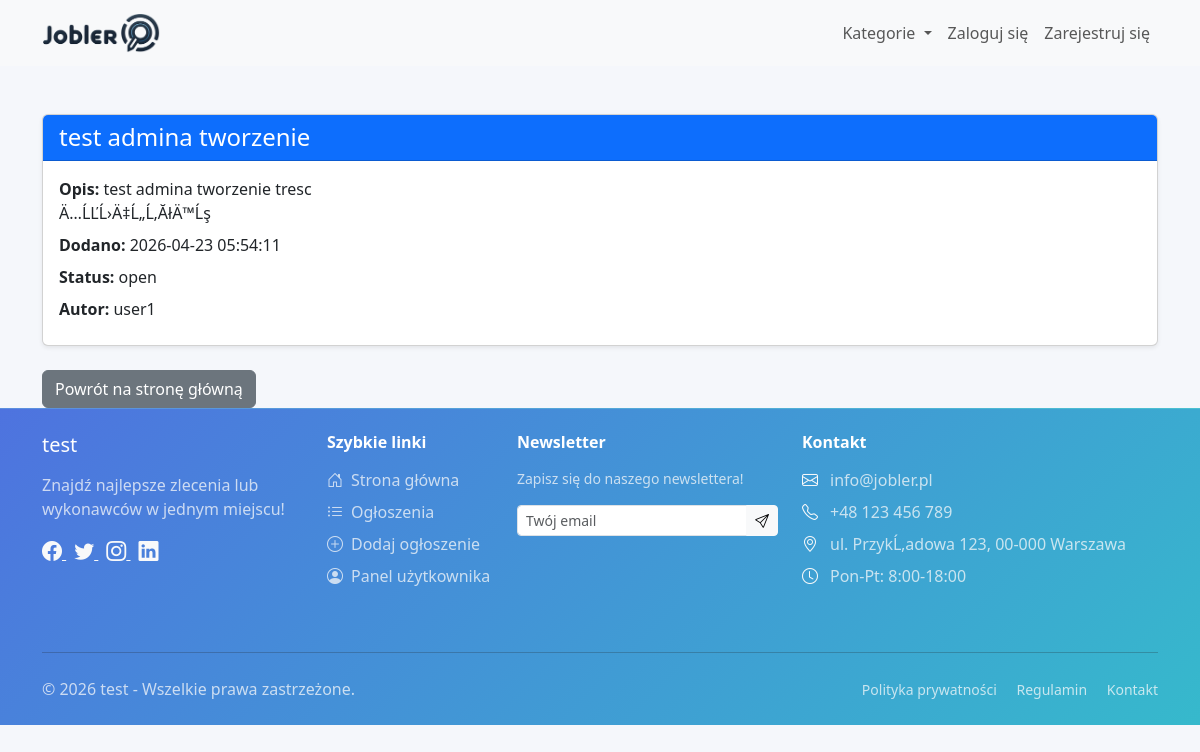
The app's page /views/job/view.php?id=12 with its own data.
### tables this page shows
CREATE TABLE `site_settings` (
  `id` int(11) NOT NULL,
  `title` varchar(255) NOT NULL,
  `logo` varchar(255) NOT NULL,
  `categories` text DEFAULT NULL,
  `meta_description` text DEFAULT NULL,
  `meta_keywords` text DEFAULT NULL,
  `max_ads` int(11) DEFAULT 10,
  `promotion_fee` decimal(10,2) DEFAULT 10.00,
  `facebook_url` varchar(255) DEFAULT NULL,
  `twitter_url` varchar(255) DEFAULT NULL,
  `instagram_url` varchar(255) DEFAULT NULL,
  `linkedin_url` varchar(255) DEFAULT NULL,
  `contact_email` varchar(255) DEFAULT NULL,
  `contact_phone` varchar(50) DEFAULT NULL,
  `contact_address` text DEFAULT NULL,
  `business_hours` varchar(255) DEFAULT NULL,
  `created_at` timestamp NOT NULL DEFAULT current_timestamp(),
  `updated_at` timestamp NOT NULL DEFAULT current_timestamp() ON UPDATE current_timestamp(),
  `allow_registration` tinyint(1) NOT NULL DEFAULT 0,
  `smtp_server` varchar(255) DEFAULT NULL,
  `smtp_port` int(11) DEFAULT NULL,
  `smtp_username` varchar(255) DEFAULT NULL,
  `smtp_password` varchar(255) DEFAULT NULL,
  `default_language` varchar(10) NOT NULL DEFAULT 'pl',
  `layout_variant` varchar(50) NOT NULL DEFAULT 'classic',
  `company_name` varchar(255) DEFAULT NULL,
  `company_tax_id` varchar(50) DEFAULT NULL,
  `company_addresses` text DEFAULT NULL,
  `company_emails` text DEFAULT NULL,
  `company_phones` text DEFAULT NULL,
  `favicon` varchar(255) DEFAULT NULL,
  `meta_title` varchar(255) DEFAULT NULL,
  `copyright_text` text DEFAULT NULL,
  `maintenance_mode` tinyint(1) NOT NULL DEFAULT 0,
  `maintenance_message` text DEFAULT NULL,
  `email_templates` mediumtext DEFAULT NULL,
  `sitemap_enabled` tinyint(1) NOT NULL DEFAULT 1,
  `sitemap_last_generated` datetime DEFAULT NULL,
  `last_system_backup` varchar(255) DEFAULT NULL,
  `last_database_backup` varchar(255) DEFAULT NULL
);

CREATE TABLE `jobs` (
  `id` int(11) NOT NULL,
  `user_id` int(11) NOT NULL,
  `title` varchar(255) NOT NULL,
  `description` text NOT NULL,
  `status` enum('open','in_progress','closed') NOT NULL DEFAULT 'open',
  `created_at` timestamp NOT NULL DEFAULT current_timestamp(),
  `updated_at` timestamp NOT NULL DEFAULT current_timestamp() ON UPDATE current_timestamp(),
  `points_required` int(11) NOT NULL DEFAULT 1,
  `category_id` int(11) DEFAULT NULL,
  `executor_id` int(11) DEFAULT NULL
);

CREATE TABLE `users` (
  `id` int(11) NOT NULL,
  `email` varchar(255) NOT NULL,
  `password` varchar(255) NOT NULL,
  `role` enum('user','executor','admin') NOT NULL DEFAULT 'user',
  `created_at` timestamp NOT NULL DEFAULT current_timestamp(),
  `email_verified_at` datetime DEFAULT NULL,
  `last_login` datetime DEFAULT NULL,
  `last_activity` datetime DEFAULT NULL,
  `name` varchar(255) NOT NULL,
  `username` varchar(255) NOT NULL,
  `updated_at` timestamp NOT NULL DEFAULT current_timestamp() ON UPDATE current_timestamp(),
  `registration_ip` varchar(45) DEFAULT NULL,
  `user_agent` varchar(500) DEFAULT NULL,
  `last_login_ip` varchar(45) DEFAULT NULL,
  `status` enum('active','inactive') DEFAULT 'active',
  `phone` varchar(15) DEFAULT NULL,
  `account_balance` int(11) NOT NULL DEFAULT 0,
  `avatar` varchar(255) DEFAULT NULL,
  `need_change` tinyint(1) NOT NULL DEFAULT 0,
  `newsletter_subscription` tinyint(1) DEFAULT 0
);

### models/Database.php (called while the page is built, shortened)
<?php
class Database {
    private static $pdo;
    public static function getConnection() {
        if (self::$pdo == null) {
            try {
                self::$pdo = new PDO(
                    'mysql:host=localhost;dbname=jobler',
                    'root',
                    ''
                );
                self::$pdo->setAttribute(PDO::ATTR_ERRMODE, PDO::ERRMODE_EXCEPTION);
                self::$pdo->setAttribute(PDO::ATTR_DEFAULT_FETCH_MODE, PDO::FETCH_ASSOC);
            } catch (PDOException $e) {
                die("Connection failed: " . $e->getMessage());
            }
        }
        return self::$pdo;
    }
}
?>

### models/SiteSettings.php (called while the page is built, shortened)
<?php
include_once('Database.php');
class SiteSettings {
    private $pdo;
    public function __construct($pdo = null) {
        $this->pdo = $pdo ?: Database::getConnection();
    }
    private function ensureSettingsColumns() {
        $stmt = $this->pdo->query("SHOW COLUMNS FROM site_settings");
        $existingColumns = $stmt ? $stmt->fetchAll(PDO::FETCH_COLUMN) : [];
    }
    public function getSettings() {
        $this->ensureSettingsColumns();
        $query = $this->pdo->query("SELECT * FROM site_settings LIMIT 1");
        $result = $query->fetch(PDO::FETCH_ASSOC);
        return $result;
    }
    public function formatCopyrightText($settings = null) {
        $settings = $settings ?: $this->getSettings();
        $template = trim((string)($settings['copyright_text'] ?? ''));
        $template = html_entity_decode($template, ENT_QUOTES, 'UTF-8');
        return strtr($template, [
            '{year}' => date('Y'),
            '{site_title}' => $settings['title'] ?? 'System Zleceń',
        ]);
    }
}
?>

### models/Job.php (called while the page is built, shortened)
<?php
include_once('Database.php');
class Job {
    private $pdo;
    public function __construct() {
        $this->pdo = Database::getConnection();
    }
    public function getJobDetails($jobId) {
        $sql = "SELECT jobs.*, users.name as user_name
                FROM jobs
                LEFT JOIN users ON jobs.user_id = users.id
                WHERE jobs.id = :job_id";
        $stmt = $this->pdo->prepare($sql);
        $stmt->bindParam(':job_id', $jobId, PDO::PARAM_INT);
        $stmt->execute();
        return $stmt->fetch(PDO::FETCH_ASSOC);
    }
}
?>

### views/job/view.php (the view, shortened to what this page needs)
<?php
require_once '../../config/config.php';
include_once('../../models/Job.php');
$jobModel = new Job();
$jobId = isset($_GET['id']) ? intval($_GET['id']) : 0;
$job = $jobModel->getJobDetails($jobId);
?>
<!DOCTYPE html>
<html lang="pl">
<head>
    <link href="https://cdn.jsdelivr.net/npm/bootstrap@5.3.3/dist/css/bootstrap.min.css" rel="stylesheet">
	<link rel="stylesheet" href="https://cdn.jsdelivr.net/npm/bootstrap-icons@1.11.3/font/bootstrap-icons.min.css">
    <link rel="stylesheet" href="/css/style.css">
</head>
<body>
    <?php include '../../templates/navbar.php'; ?>
    <div class="container mt-5">
        <div class="card shadow-sm">
            <div class="card-header bg-primary text-white">
                <h2 class="h4 mb-0"><?= htmlspecialchars($job['title']) ?></h2>
            </div>
            <div class="card-body">
                <p class="mb-2"><strong>Opis:</strong> <?= nl2br(htmlspecialchars($job['description'])) ?></p>
                <p class="mb-2"><strong>Dodano:</strong> <?= htmlspecialchars($job['created_at']) ?></p>
                <p class="mb-2"><strong>Status:</strong> <?= htmlspecialchars($job['status']) ?></p>
                <p class="mb-2"><strong>Autor:</strong> <?= htmlspecialchars($job['user_name'] ?? 'Nieznany') ?></p>
            </div>
        </div>
        <div class="mt-4">
            <a href="/" class="btn btn-secondary">Powrót na stronę główną</a>
        </div>
    </div>
    <?php include '../../templates/footer.php'; ?>
</body>
</html>

### templates/navbar.php (shortened to what this page needs)
<?php
require_once __DIR__ . '/../models/SiteSettings.php';
$siteSettingsModel = new SiteSettings();
$siteSettings = $siteSettingsModel->getSettings();
$logo = $siteSettings['logo'] ?? 'logo.png';
$siteTitle = $siteSettings['title'] ?? 'Jobler';
?>
<nav class="navbar navbar-expand-lg navbar-light bg-light">
  <div class="container">
    <a class="navbar-brand" href="/">
      <img src="../../img/<?= htmlspecialchars($logo) ?>" alt="<?= htmlspecialchars($siteTitle) ?>" style="height: 40px;">
    </a>
    <div class="collapse navbar-collapse" id="navbarNav">
      <ul class="navbar-nav ms-auto">
        <li class="nav-item dropdown">
          <a class="nav-link dropdown-toggle" href="#" id="categoryDropdown" role="button" data-bs-toggle="dropdown" aria-expanded="false">
            Kategorie
          </a>
        </li>
        <?php if (isset($_SESSION['user_id'])): ?>
          <li class="nav-item">
            <a class="nav-link" href="../../views/user/dashboard.php">Panel użytkownika</a>
          </li>
          <?php if (isset($_SESSION['user_role']) && $_SESSION['user_role'] === 'admin'): ?>
            <li class="nav-item">
              <a class="nav-link" href="../../views/admin/dashboard.php">Panel Administracyjny</a>
            </li>
          <?php endif; ?>
          <?php if (isset($_SESSION['user_role']) && $_SESSION['user_role'] === 'executor'): ?>
            <li class="nav-item">
              <a class="nav-link" href="../../views/executor/dashboard.php">Dashboard Wykonawcy</a>
            </li>
          <?php endif; ?>
          <li class="nav-item">
            <a class="nav-link" href="../../logout.php">Wyloguj</a>
          </li>
        <?php else: ?>
          <li class="nav-item">
            <a class="nav-link" href="../../login.php">Zaloguj się</a>
          </li>
          <li class="nav-item">
            <a class="nav-link" href="../../register.php">Zarejestruj się</a>
          </li>
        <?php endif; ?>
      </ul>
    </div>
  </div>
</nav>

### templates/footer.php (shortened to what this page needs)
<?php
require_once __DIR__ . '/../models/SiteSettings.php';
$siteSettingsModel = new SiteSettings();
$siteSettings = $siteSettingsModel->getSettings();
$siteTitle = $siteSettings['title'] ?? 'Jobler';
$copyrightText = $siteSettingsModel->formatCopyrightText($siteSettings);
?>
<footer class="footer mt-auto py-4" style="background: linear-gradient(135deg, var(--primary-color) 0%, var(--accent-color) 100%);">
    <div class="container">
        <div class="row">
            <div class="col-lg-3 col-md-6 mb-4">
                <div class="footer-brand d-flex align-items-center mb-3">
                    <h5 class="text-white mb-0"><?= htmlspecialchars($siteTitle) ?></h5>
                </div>
                <p class="text-light opacity-75">Znajdź najlepsze zlecenia lub wykonawców w jednym miejscu!</p>
                <div class="social-icons mt-3">
                    <?php if (!empty($siteSettings['facebook_url'])): ?>
                    <a href="<?= htmlspecialchars($siteSettings['facebook_url']) ?>" class="text-light me-2" aria-label="Facebook" target="_blank">
                        <i class="bi bi-facebook fs-5"></i>
                    </a>
                    <?php endif; ?>
                    <?php if (!empty($siteSettings['twitter_url'])): ?>
                    <a href="<?= htmlspecialchars($siteSettings['twitter_url']) ?>" class="text-light me-2" aria-label="Twitter" target="_blank">
                        <i class="bi bi-twitter fs-5"></i>
                    </a>
                    <?php endif; ?>
                    <?php if (!empty($siteSettings['instagram_url'])): ?>
                    <a href="<?= htmlspecialchars($siteSettings['instagram_url']) ?>" class="text-light me-2" aria-label="Instagram" target="_blank">
                        <i class="bi bi-instagram fs-5"></i>
                    </a>
                    <?php endif; ?>
                    <?php if (!empty($siteSettings['linkedin_url'])): ?>
                    <a href="<?= htmlspecialchars($siteSettings['linkedin_url']) ?>" class="text-light" aria-label="LinkedIn" target="_blank">
                        <i class="bi bi-linkedin fs-5"></i>
                    </a>
                    <?php endif; ?>
                </div>
            </div>
            <div class="col-lg-2 col-md-6 mb-4">
                <h6 class="text-white mb-3 fw-bold">Szybkie linki</h6>
                <ul class="list-unstyled">
                    <li class="mb-2">
                        <a href="/" class="text-light text-decoration-none opacity-75 hover-opacity-100">
                            <i class="bi bi-house-door me-2"></i>Strona główna
                        </a>
                    </li>
                    <li class="mb-2">
                        <a href="/views/job/list.php" class="text-light text-decoration-none opacity-75 hover-opacity-100">
                            <i class="bi bi-list-ul me-2"></i>Ogłoszenia
                        </a>
                    </li>
                    <li class="mb-2">
                        <a href="/views/job/add.php" class="text-light text-decoration-none opacity-75 hover-opacity-100">
                            <i class="bi bi-plus-circle me-2"></i>Dodaj ogłoszenie
                        </a>
                    </li>
                    <li class="mb-2">
                        <a href="/views/user/dashboard.php" class="text-light text-decoration-none opacity-75 hover-opacity-100">
                            <i class="bi bi-person-circle me-2"></i>Panel użytkownika
                        </a>
                    </li>
                </ul>
            </div>
<div class="col-lg-3 col-md-6 mb-4">
    <h6 class="text-white mb-3 fw-bold">Newsletter</h6>
    <p class="text-light opacity-75 small">Zapisz się do naszego newslettera!</p>
    <form id="newsletterForm">
        <div class="input-group">
            <input type="email" name="email" class="form-control form-control-sm" placeholder="Twój email" aria-label="Email" required>
            <button class="btn btn-light btn-sm" type="submit">
                <i class="bi bi-send"></i>
            </button>
        </div>
    </form>
</div>
            <div class="col-lg-4 col-md-6 mb-4">
                <h6 class="text-white mb-3 fw-bold">Kontakt</h6>
                <div class="contact-info">
                    <?php if (!empty($siteSettings['contact_email'])): ?>
                    <div class="d-flex align-items-center mb-2">
                        <i class="bi bi-envelope text-light me-2"></i>
                        <span class="text-light opacity-75"><?= htmlspecialchars($siteSettings['contact_email']) ?></span>
                    </div>
                    <?php endif; ?>
                    <?php if (!empty($siteSettings['contact_phone'])): ?>
                    <div class="d-flex align-items-center mb-2">
                        <i class="bi bi-telephone text-light me-2"></i>
                        <span class="text-light opacity-75"><?= htmlspecialchars($siteSettings['contact_phone']) ?></span>
                    </div>
                    <?php endif; ?>
                    <?php if (!empty($siteSettings['contact_address'])): ?>
                    <div class="d-flex align-items-center mb-2">
                        <i class="bi bi-geo-alt text-light me-2"></i>
                        <span class="text-light opacity-75"><?= htmlspecialchars($siteSettings['contact_address']) ?></span>
                    </div>
                    <?php endif; ?>
                    <?php if (!empty($siteSettings['business_hours'])): ?>
                    <div class="d-flex align-items-center mb-2">
                        <i class="bi bi-clock text-light me-2"></i>
                        <span class="text-light opacity-75"><?= htmlspecialchars($siteSettings['business_hours']) ?></span>
                    </div>
                    <?php endif; ?>
                </div>
            </div>
        </div>
        <hr class="my-4 bg-light opacity-25">
        <div class="row align-items-center">
            <div class="col-md-6">
                <p class="text-light opacity-75 mb-0">
                    <?= htmlspecialchars($copyrightText, ENT_QUOTES, 'UTF-8') ?>
                </p>
            </div>
            <div class="col-md-6 text-md-end">
                <div class="footer-links">
                    <a href="/polityka-prywatnosci" class="text-light text-decoration-none opacity-75 hover-opacity-100 me-3 small">
                        Polityka prywatności
                    </a>
                    <a href="/regulamin" class="text-light text-decoration-none opacity-75 hover-opacity-100 me-3 small">
                        Regulamin
                    </a>
                    <a href="/kontakt" class="text-light text-decoration-none opacity-75 hover-opacity-100 small">
                        Kontakt
                    </a>
                </div>
            </div>
        </div>
    </div>
</footer>
</body>
</html>

### css/style.css (style rules this page uses)
:root { --primary-color: #4e73df; --secondary-color: #f8f9fc; --accent-color: #36b9cc; --text-dark: #5a5c69; --border-radius: 12px; }
body { background-color: #f5f7fb; font-family: 'Segoe UI', Tahoma, Geneva, Verdana, sans-serif; }
.footer { background: linear-gradient(135deg, var(--primary-color) 0%, var(--accent-color) 100%) !important; border-top: 1px solid rgba(255, 255, 255, 0.1); }
.contact-info i { width: 20px; }

### records on screen
site_settings: logo+title (picture), title "test", contact_email "info@jobler.pl", contact_phone "+48 123 456 789", contact_address "ul. PrzykĹ‚adowa 123, 00-000 Warszawa", business_hours "Pon-Pt: 8:00-18:00", copyrightText "© 2026 test - Wszelkie prawa zastrzeżone."
jobs: title "test admina tworzenie", description "test admina tworzenie tresc Ä…ĹĽĹ›Ä‡Ĺ„Ĺ‚ĂłÄ™Ĺş", created_at "2026-04-23 05:54:11", status "open", user.name "user1"
